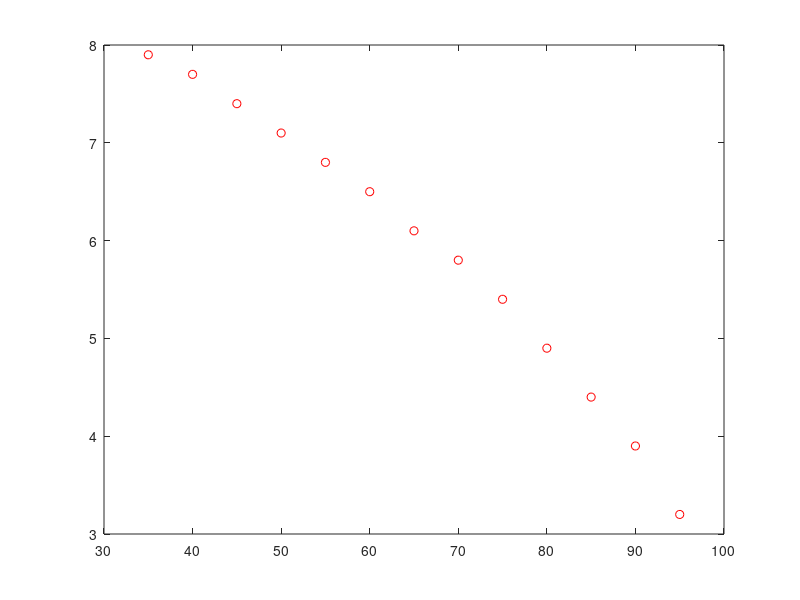

MATLAB code to generate this figure: (Note: this script raises an error after producing the figure.)
h = [35 40 45 50 55 60 65 70 75 80 85 90 95];
v = [7.9 7.7 7.4 7.1 6.8 6.5 6.1 5.8 5.4 4.9 4.4 3.9 3.2];

plot(h,v, 'ro');
[b, r2, s2, ALCc, info] = regressao_linear_dvs(1,h',v,4)

printf("\n\n%f + %fx + %fx^2 + %fx^3\n\n",b(1),b(2),b(3),b(4))

x = 82
vazao_prevista = b(1) + b(2)*x + b(3)*x^2 + b(4)*x^3
